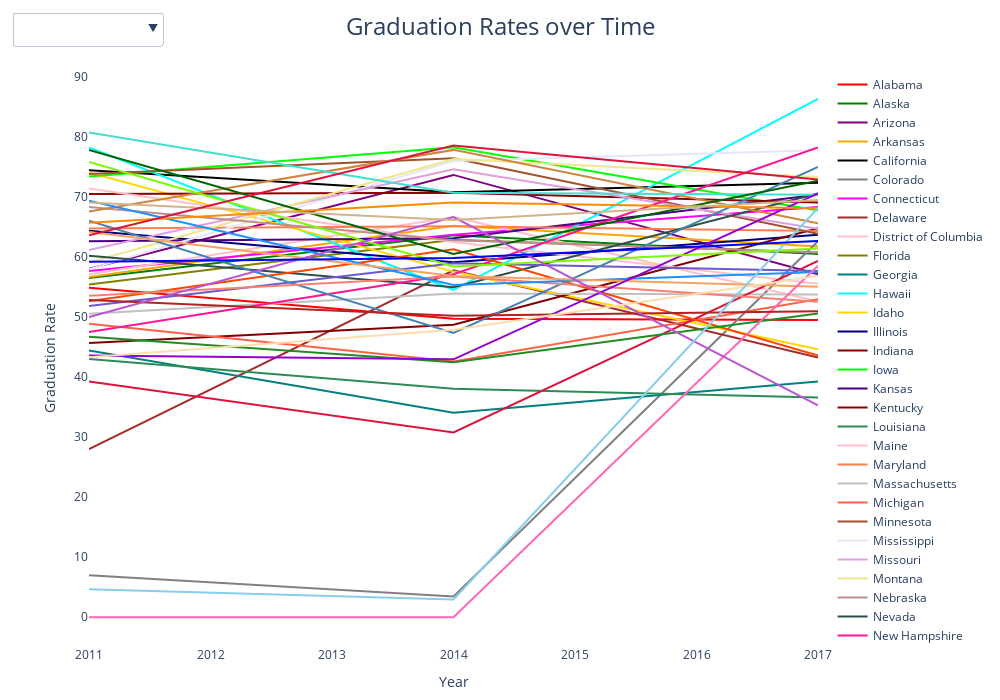

This figure's notebook cell:
### Code cell
import plotly.graph_objs as go
import plotly.offline as pyo
import pandas as pd

# Load data from CSV file
df = pd.read_csv('Grad_Percents.csv')

# Create figure
fig = go.Figure()

# Define color palette
color_palette = {'Overall': 'blue', 'Alabama': 'red', 'Alaska': 'green', 'Arizona': 'purple', 'Arkansas': 'orange',
                 'California': 'black', 'Colorado': 'gray', 'Connecticut': 'magenta', 'Delaware': 'brown',
                 'District of Columbia': 'pink', 'Florida': 'olive', 'Georgia': 'teal', 'Hawaii': 'cyan',
                 'Idaho': 'gold', 'Illinois': 'navy', 'Indiana': 'maroon', 'Iowa': 'lime', 'Kansas': 'indigo',
                 'Kentucky': 'darkred', 'Louisiana': 'seagreen', 'Maine': 'pink', 'Maryland': 'coral',
                 'Massachusetts': 'silver', 'Michigan': 'tomato', 'Minnesota': 'sienna', 'Mississippi': 'lavender',
                 'Missouri': 'plum', 'Montana': 'khaki', 'Nebraska': 'rosybrown', 'Nevada': 'darkslategray',
                 'New Hampshire': 'deeppink', 'New Jersey': 'peru', 'New Mexico': 'crimson', 'New York': 'orangered',
                 'North Carolina': 'slateblue', 'North Dakota': 'steelblue', 'Ohio': 'salmon', 'Oklahoma': 'dodgerblue',
                 'Oregon': 'turquoise', 'Pennsylvania': 'sandybrown', 'Rhode Island': 'forestgreen',
                 'South Carolina': 'darkviolet', 'South Dakota': 'hotpink', 'Tennessee': 'lawngreen', 'Texas': 'firebrick',
                 'Utah': 'darkgreen', 'Vermont': 'mediumorchid', 'Virginia': 'darkorange', 'Washington': 'navajowhite',
                 'West Virginia': 'skyblue', 'Wisconsin': 'tan', 'Wyoming': 'crimson'}

# Add traces for each column in the data
for col in df.columns[1:]:
    fig.add_trace(go.Scatter(x=df['Year'], y=df[col], mode='lines', name=col, line=dict(color=color_palette[col])))

# Create dropdown menu
dropdown_buttons = []
for col in df.columns[1:]:
    dropdown_buttons.append({
        'label': col,
        'method': 'update',
        'args': [{'y': [df[col]], 'name': col, 'showlegend': False, 'marker': {
            'color': 'white'}}],
    })

# Add default selection
fig.update_layout(
    updatemenus=[{        'buttons': dropdown_buttons,        'direction': 'down',        'showactive': True,        'x': 0.1,        'y': 1.1,        'active': df.columns.get_loc(default_col)    }],
    title="Graduation Rates over Time",
    title_font_size=24,
    xaxis_title="Year",
    yaxis_title="Graduation Rate",
    height=700,
    width=1000,
    margin=dict(l=50, r=50, t=50, b=50),
    title_x=0.5
)

fig.update_layout(
    plot_bgcolor="rgba(0,0,0,0)",
    paper_bgcolor="rgba(0,0,0,0)"
)

# Show figure
fig.show()

pyo.plot(fig, filename='grad_line_plot.html')

### Figure 1 — Plotly figure (JSON) as saved in the notebook; plotly's stock layout.template omitted (floating-point values rounded to 4 significant figures)
{"data": [{"line": {"color": "red"}, "mode": "lines", "name": "Alabama", "type": "scatter", "x": [2011, 2014, 2017], "y": [54.88, 49.74, 49.53]}, {"line": {"color": "green"}, "mode": "lines", "name": "Alaska", "type": "scatter", "x": [2011, 2014, 2017], "y": [56.52, 63.64, 60.53]}, {"line": {"color": "purple"}, "mode": "lines", "name": "Arizona", "type": "scatter", "x": [2011, 2014, 2017], "y": [58.06, 73.68, 57.14]}, {"line": {"color": "orange"}, "mode": "lines", "name": "Arkansas", "type": "scatter", "x": [2011, 2014, 2017], "y": [56.67, 65.22, 61.76]}, {"line": {"color": "black"}, "mode": "lines", "name": "California", "type": "scatter", "x": [2011, 2014, 2017], "y": [74.46, 70.79, 72.36]}, {"line": {"color": "gray"}, "mode": "lines", "name": "Colorado", "type": "scatter", "x": [2011, 2014, 2017], "y": [6.977, 3.448, 62.63]}, {"line": {"color": "magenta"}, "mode": "lines", "name": "Connecticut", "type": "scatter", "x": [2011, 2014, 2017], "y": [57.68, 63.73, 68.35]}, {"line": {"color": "brown"}, "mode": "lines", "name": "Delaware", "type": "scatter", "x": [2011, 2014, 2017], "y": [28, 57.78, 43.24]}, {"line": {"color": "pink"}, "mode": "lines", "name": "District of Columbia", "type": "scatter", "x": [2011, 2014, 2017], "y": [57.14, 66.67, 52.63]}, {"line": {"color": "olive"}, "mode": "lines", "name": "Florida", "type": "scatter", "x": [2011, 2014, 2017], "y": [55.41, 62.89, 60.7]}, {"line": {"color": "teal"}, "mode": "lines", "name": "Georgia", "type": "scatter", "x": [2011, 2014, 2017], "y": [44.44, 34.08, 39.29]}, {"line": {"color": "cyan"}, "mode": "lines", "name": "Hawaii", "type": "scatter", "x": [2011, 2014, 2017], "y": [78.26, 54.55, 86.36]}, {"line": {"color": "gold"}, "mode": "lines", "name": "Idaho", "type": "scatter", "x": [2011, 2014, 2017], "y": [74.07, 57.58, 44.64]}, {"line": {"color": "navy"}, "mode": "lines", "name": "Illinois", "type": "scatter", "x": [2011, 2014, 2017], "y": [64.38, 59.15, 63.7]}, {"line": {"color": "maroon"}, "mode": "lines", "name": "Indiana", "type": "scatter", "x": [2011, 2014, 2017], "y": [45.68, 48.74, 64.81]}, {"line": {"color": "lime"}, "mode": "lines", "name": "Iowa", "type": "scatter", "x": [2011, 2014, 2017], "y": [73.44, 78.29, 67.74]}, {"line": {"color": "indigo"}, "mode": "lines", "name": "Kansas", "type": "scatter", "x": [2011, 2014, 2017], "y": [62.62, 63.14, 70.37]}, {"line": {"color": "darkred"}, "mode": "lines", "name": "Kentucky", "type": "scatter", "x": [2011, 2014, 2017], "y": [70.51, 70.71, 69.09]}, {"line": {"color": "seagreen"}, "mode": "lines", "name": "Louisiana", "type": "scatter", "x": [2011, 2014, 2017], "y": [43.01, 38.05, 36.59]}, {"line": {"color": "pink"}, "mode": "lines", "name": "Maine", "type": "scatter", "x": [2011, 2014, 2017], "y": [71.43, 62.5, 55.56]}, {"line": {"color": "coral"}, "mode": "lines", "name": "Maryland", "type": "scatter", "x": [2011, 2014, 2017], "y": [64.77, 65.13, 64.34]}, {"line": {"color": "silver"}, "mode": "lines", "name": "Massachusetts", "type": "scatter", "x": [2011, 2014, 2017], "y": [50.54, 53.93, 53.77]}, {"line": {"color": "tomato"}, "mode": "lines", "name": "Michigan", "type": "scatter", "x": [2011, 2014, 2017], "y": [48.87, 42.6, 52.99]}, {"line": {"color": "sienna"}, "mode": "lines", "name": "Minnesota", "type": "scatter", "x": [2011, 2014, 2017], "y": [73.82, 76.47, 63.89]}, {"line": {"color": "lavender"}, "mode": "lines", "name": "Mississippi", "type": "scatter", "x": [2011, 2014, 2017], "y": [57.97, 76, 77.78]}, {"line": {"color": "plum"}, "mode": "lines", "name": "Missouri", "type": "scatter", "x": [2011, 2014, 2017], "y": [61.19, 74.62, 64.71]}, {"line": {"color": "khaki"}, "mode": "lines", "name": "Montana", "type": "scatter", "x": [2011, 2014, 2017], "y": [59.09, 76.32, 73.33]}, {"line": {"color": "rosybrown"}, "mode": "lines", "name": "Nebraska", "type": "scatter", "x": [2011, 2014, 2017], "y": [68.33, 62.8, 60.8]}, {"line": {"color": "darkslategray"}, "mode": "lines", "name": "Nevada", "type": "scatter", "x": [2011, 2014, 2017], "y": [60.22, 54.95, 70.59]}, {"line": {"color": "deeppink"}, "mode": "lines", "name": "New Hampshire", "type": "scatter", "x": [2011, 2014, 2017], "y": [47.5, 57.14, 78.26]}, {"line": {"color": "peru"}, "mode": "lines", "name": "New Jersey", "type": "scatter", "x": [2011, 2014, 2017], "y": [67.59, 77.85, 65.62]}, {"line": {"color": "crimson"}, "mode": "lines", "name": "New Mexico", "type": "scatter", "x": [2011, 2014, 2017], "y": [39.29, 30.77, 59.38]}, {"line": {"color": "orangered"}, "mode": "lines", "name": "New York", "type": "scatter", "x": [2011, 2014, 2017], "y": [52.63, 61.3, 43.58]}, {"line": {"color": "slateblue"}, "mode": "lines", "name": "North Carolina", "type": "scatter", "x": [2011, 2014, 2017], "y": [51.85, 58.97, 57.66]}, {"line": {"color": "steelblue"}, "mode": "lines", "name": "North Dakota", "type": "scatter", "x": [2011, 2014, 2017], "y": [66.04, 47.37, 75]}, {"line": {"color": "salmon"}, "mode": "lines", "name": "Ohio", "type": "scatter", "x": [2011, 2014, 2017], "y": [53.57, 56.76, 52.56]}, {"line": {"color": "dodgerblue"}, "mode": "lines", "name": "Oklahoma", "type": "scatter", "x": [2011, 2014, 2017], "y": [69.38, 55.36, 57.5]}, {"line": {"color": "turquoise"}, "mode": "lines", "name": "Oregon", "type": "scatter", "x": [2011, 2014, 2017], "y": [80.77, 70.71, 70.39]}, {"line": {"color": "sandybrown"}, "mode": "lines", "name": "Pennsylvania", "type": "scatter", "x": [2011, 2014, 2017], "y": [64.18, 56.85, 55.06]}, {"line": {"color": "forestgreen"}, "mode": "lines", "name": "Rhode Island", "type": "scatter", "x": [2011, 2014, 2017], "y": [46.72, 42.48, 50.62]}, {"line": {"color": "darkviolet"}, "mode": "lines", "name": "South Carolina", "type": "scatter", "x": [2011, 2014, 2017], "y": [43.58, 42.96, 70.59]}, {"line": {"color": "hotpink"}, "mode": "lines", "name": "South Dakota", "type": "scatter", "x": [2011, 2014, 2017], "y": [0, 0, 58.54]}, {"line": {"color": "lawngreen"}, "mode": "lines", "name": "Tennessee", "type": "scatter", "x": [2011, 2014, 2017], "y": [75.82, 58.44, 61.43]}, {"line": {"color": "firebrick"}, "mode": "lines", "name": "Texas", "type": "scatter", "x": [2011, 2014, 2017], "y": [52.85, 50.2, 50.98]}, {"line": {"color": "darkgreen"}, "mode": "lines", "name": "Utah", "type": "scatter", "x": [2011, 2014, 2017], "y": [77.84, 60.51, 72.73]}, {"line": {"color": "mediumorchid"}, "mode": "lines", "name": "Vermont", "type": "scatter", "x": [2011, 2014, 2017], "y": [50, 66.67, 35.29]}, {"line": {"color": "darkorange"}, "mode": "lines", "name": "Virginia", "type": "scatter", "x": [2011, 2014, 2017], "y": [65.7, 69.1, 68.15]}, {"line": {"color": "navajowhite"}, "mode": "lines", "name": "Washington", "type": "scatter", "x": [2011, 2014, 2017], "y": [43.32, 47.88, 56.86]}, {"line": {"color": "skyblue"}, "mode": "lines", "name": "West Virginia", "type": "scatter", "x": [2011, 2014, 2017], "y": [4.651, 2.956, 68.18]}, {"line": {"color": "tan"}, "mode": "lines", "name": "Wisconsin", "type": "scatter", "x": [2011, 2014, 2017], "y": [69.09, 66.18, 69.48]}, {"line": {"color": "crimson"}, "mode": "lines", "name": "Wyoming", "type": "scatter", "x": [2011, 2014, 2017], "y": [63.64, 78.57, 72.92]}, {"line": {"color": "blue"}, "mode": "lines", "name": "Overall", "type": "scatter", "x": [2011, 2014, 2017], "y": [59.23, 59.86, 62.66]}], "layout": {"height": 700, "margin": {"b": 50, "l": 50, "r": 50, "t": 50}, "paper_bgcolor": "rgba(0,0,0,0)", "plot_bgcolor": "rgba(0,0,0,0)", "title": {"font": {"size": 24}, "text": "Graduation Rates over Time", "x": 0.5}, "updatemenus": [{"active": 52, "buttons": [{"args": [{"marker": {"color": "white"}, "name": "Alabama", "showlegend": false, "y": [[54.88, 49.74, 49.53]]}], "label": "Alabama", "method": "update"}, {"args": [{"marker": {"color": "white"}, "name": "Alaska", "showlegend": false, "y": [[56.52, 63.64, 60.53]]}], "label": "Alaska", "method": "update"}, {"args": [{"marker": {"color": "white"}, "name": "Arizona", "showlegend": false, "y": [[58.06, 73.68, 57.14]]}], "label": "Arizona", "method": "update"}, {"args": [{"marker": {"color": "white"}, "name": "Arkansas", "showlegend": false, "y": [[56.67, 65.22, 61.76]]}], "label": "Arkansas", "method": "update"}, {"args": [{"marker": {"color": "white"}, "name": "California", "showlegend": false, "y": [[74.46, 70.79, 72.36]]}], "label": "California", "method": "update"}, {"args": [{"marker": {"color": "white"}, "name": "Colorado", "showlegend": false, "y": [[6.977, 3.448, 62.63]]}], "label": "Colorado", "method": "update"}, {"args": [{"marker": {"color": "white"}, "name": "Connecticut", "showlegend": false, "y": [[57.68, 63.73, 68.35]]}], "label": "Connecticut", "method": "update"}, {"args": [{"marker": {"color": "white"}, "name": "Delaware", "showlegend": false, "y": [[28, 57.78, 43.24]]}], "label": "Delaware", "method": "update"}, {"args": [{"marker": {"color": "white"}, "name": "District of Columbia", "showlegend": false, "y": [[57.14, 66.67, 52.63]]}], "label": "District of Columbia", "method": "update"}, {"args": [{"marker": {"color": "white"}, "name": "Florida", "showlegend": false, "y": [[55.41, 62.89, 60.7]]}], "label": "Florida", "method": "update"}, {"args": [{"marker": {"color": "white"}, "name": "Georgia", "showlegend": false, "y": [[44.44, 34.08, 39.29]]}], "label": "Georgia", "method": "update"}, {"args": [{"marker": {"color": "white"}, "name": "Hawaii", "showlegend": false, "y": [[78.26, 54.55, 86.36]]}], "label": "Hawaii", "method": "update"}, {"args": [{"marker": {"color": "white"}, "name": "Idaho", "showlegend": false, "y": [[74.07, 57.58, 44.64]]}], "label": "Idaho", "method": "update"}, {"args": [{"marker": {"color": "white"}, "name": "Illinois", "showlegend": false, "y": [[64.38, 59.15, 63.7]]}], "label": "Illinois", "method": "update"}, {"args": [{"marker": {"color": "white"}, "name": "Indiana", "showlegend": false, "y": [[45.68, 48.74, 64.81]]}], "label": "Indiana", "method": "update"}, {"args": [{"marker": {"color": "white"}, "name": "Iowa", "showlegend": false, "y": [[73.44, 78.29, 67.74]]}], "label": "Iowa", "method": "update"}, {"args": [{"marker": {"color": "white"}, "name": "Kansas", "showlegend": false, "y": [[62.62, 63.14, 70.37]]}], "label": "Kansas", "method": "update"}, {"args": [{"marker": {"color": "white"}, "name": "Kentucky", "showlegend": false, "y": [[70.51, 70.71, 69.09]]}], "label": "Kentucky", "method": "update"}, {"args": [{"marker": {"color": "white"}, "name": "Louisiana", "showlegend": false, "y": [[43.01, 38.05, 36.59]]}], "label": "Louisiana", "method": "update"}, {"args": [{"marker": {"color": "white"}, "name": "Maine", "showlegend": false, "y": [[71.43, 62.5, 55.56]]}], "label": "Maine", "method": "update"}, {"args": [{"marker": {"color": "white"}, "name": "Maryland", "showlegend": false, "y": [[64.77, 65.13, 64.34]]}], "label": "Maryland", "method": "update"}, {"args": [{"marker": {"color": "white"}, "name": "Massachusetts", "showlegend": false, "y": [[50.54, 53.93, 53.77]]}], "label": "Massachusetts", "method": "update"}, {"args": [{"marker": {"color": "white"}, "name": "Michigan", "showlegend": false, "y": [[48.87, 42.6, 52.99]]}], "label": "Michigan", "method": "update"}, {"args": [{"marker": {"color": "white"}, "name": "Minnesota", "showlegend": false, "y": [[73.82, 76.47, 63.89]]}], "label": "Minnesota", "method": "update"}, {"args": [{"marker": {"color": "white"}, "name": "Mississippi", "showlegend": false, "y": [[57.97, 76, 77.78]]}], "label": "Mississippi", "method": "update"}, {"args": [{"marker": {"color": "white"}, "name": "Missouri", "showlegend": false, "y": [[61.19, 74.62, 64.71]]}], "label": "Missouri", "method": "update"}, {"args": [{"marker": {"color": "white"}, "name": "Montana", "showlegend": false, "y": [[59.09, 76.32, 73.33]]}], "label": "Montana", "method": "update"}, {"args": [{"marker": {"color": "white"}, "name": "Nebraska", "showlegend": false, "y": [[68.33, 62.8, 60.8]]}], "label": "Nebraska", "method": "update"}, {"args": [{"marker": {"color": "white"}, "name": "Nevada", "showlegend": false, "y": [[60.22, 54.95, 70.59]]}], "label": "Nevada", "method": "update"}, {"args": [{"marker": {"color": "white"}, "name": "New Hampshire", "showlegend": false, "y": [[47.5, 57.14, 78.26]]}], "label": "New Hampshire", "method": "update"}, {"args": [{"marker": {"color": "white"}, "name": "New Jersey", "showlegend": false, "y": [[67.59, 77.85, 65.62]]}], "label": "New Jersey", "method": "update"}, {"args": [{"marker": {"color": "white"}, "name": "New Mexico", "showlegend": false, "y": [[39.29, 30.77, 59.38]]}], "label": "New Mexico", "method": "update"}, {"args": [{"marker": {"color": "white"}, "name": "New York", "showlegend": false, "y": [[52.63, 61.3, 43.58]]}], "label": "New York", "method": "update"}, {"args": [{"marker": {"color": "white"}, "name": "North Carolina", "showlegend": false, "y": [[51.85, 58.97, 57.66]]}], "label": "North Carolina", "method": "update"}, {"args": [{"marker": {"color": "white"}, "name": "North Dakota", "showlegend": false, "y": [[66.04, 47.37, 75]]}], "label": "North Dakota", "method": "update"}, {"args": [{"marker": {"color": "white"}, "name": "Ohio", "showlegend": false, "y": [[53.57, 56.76, 52.56]]}], "label": "Ohio", "method": "update"}, {"args": [{"marker": {"color": "white"}, "name": "Oklahoma", "showlegend": false, "y": [[69.38, 55.36, 57.5]]}], "label": "Oklahoma", "method": "update"}, {"args": [{"marker": {"color": "white"}, "name": "Oregon", "showlegend": false, "y": [[80.77, 70.71, 70.39]]}], "label": "Oregon", "method": "update"}, {"args": [{"marker": {"color": "white"}, "name": "Pennsylvania", "showlegend": false, "y": [[64.18, 56.85, 55.06]]}], "label": "Pennsylvania", "method": "update"}, {"args": [{"marker": {"color": "white"}, "name": "Rhode Island", "showlegend": false, "y": [[46.72, 42.48, 50.62]]}], "label": "Rhode Island", "method": "update"}, {"args": [{"marker": {"color": "white"}, "name": "South Carolina", "showlegend": false, "y": [[43.58, 42.96, 70.59]]}], "label": "South Carolina", "method": "update"}, {"args": [{"marker": {"color": "white"}, "name": "South Dakota", "showlegend": false, "y": [[0, 0, 58.54]]}], "label": "South Dakota", "method": "update"}, {"args": [{"marker": {"color": "white"}, "name": "Tennessee", "showlegend": false, "y": [[75.82, 58.44, 61.43]]}], "label": "Tennessee", "method": "update"}, {"args": [{"marker": {"color": "white"}, "name": "Texas", "showlegend": false, "y": [[52.85, 50.2, 50.98]]}], "label": "Texas", "method": "update"}, {"args": [{"marker": {"color": "white"}, "name": "Utah", "showlegend": false, "y": [[77.84, 60.51, 72.73]]}], "label": "Utah", "method": "update"}, {"args": [{"marker": {"color": "white"}, "name": "Vermont", "showlegend": false, "y": [[50, 66.67, 35.29]]}], "label": "Vermont", "method": "update"}, {"args": [{"marker": {"color": "white"}, "name": "Virginia", "showlegend": false, "y": [[65.7, 69.1, 68.15]]}], "label": "Virginia", "method": "update"}, {"args": [{"marker": {"color": "white"}, "name": "Washington", "showlegend": false, "y": [[43.32, 47.88, 56.86]]}], "label": "Washington", "method": "update"}, {"args": [{"marker": {"color": "white"}, "name": "West Virginia", "showlegend": false, "y": [[4.651, 2.956, 68.18]]}], "label": "West Virginia", "method": "update"}, {"args": [{"marker": {"color": "white"}, "name": "Wisconsin", "showlegend": false, "y": [[69.09, 66.18, 69.48]]}], "label": "Wisconsin", "method": "update"}, {"args": [{"marker": {"color": "white"}, "name": "Wyoming", "showlegend": false, "y": [[63.64, 78.57, 72.92]]}], "label": "Wyoming", "method": "update"}, {"args": [{"marker": {"color": "white"}, "name": "Overall", "showlegend": false, "y": [[59.23, 59.86, 62.66]]}], "label": "Overall", "method": "update"}], "direction": "down", "showactive": true, "x": 0.1, "y": 1.1}], "width": 1000, "xaxis": {"title": {"text": "Year"}}, "yaxis": {"title": {"text": "Graduation Rate"}}}}
